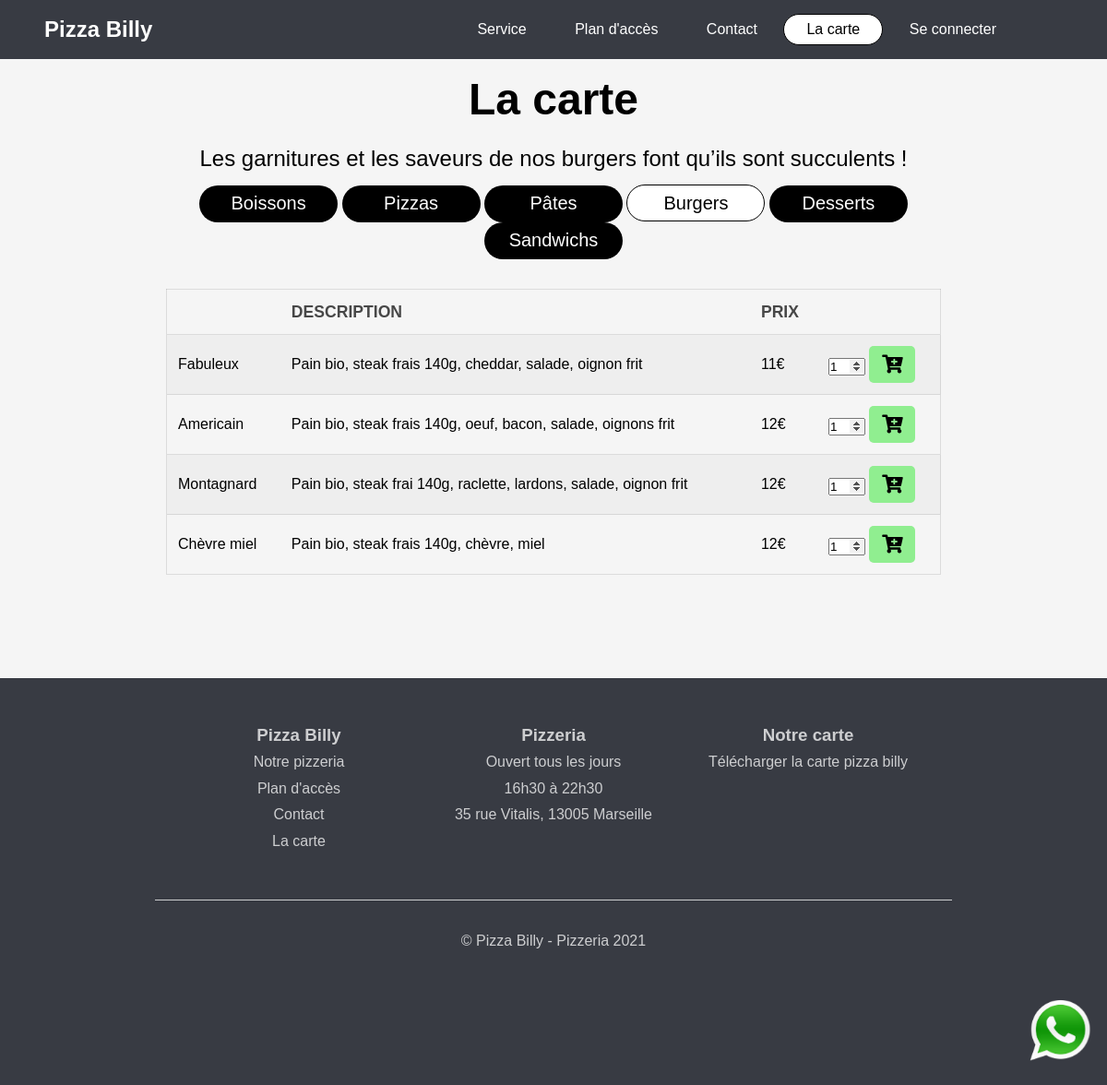
The page /carte.php?product-type-id=4 on the database its author committed.
### tables this page shows
CREATE TABLE `product_type` (
  `id` int(11) NOT NULL AUTO_INCREMENT,
  `type` varchar(128) DEFAULT NULL,
  `description` varchar(255) DEFAULT NULL,
  `image` varchar(255) DEFAULT NULL,
  PRIMARY KEY (`id`)
);

CREATE TABLE `product` (
  `id` int(11) NOT NULL AUTO_INCREMENT,
  `name` varchar(128) DEFAULT NULL,
  `description` varchar(255) DEFAULT NULL,
  `price` varchar(45) DEFAULT NULL,
  `image` varchar(255) DEFAULT NULL,
  `product_type_id` int(11) NOT NULL,
  PRIMARY KEY (`id`,`product_type_id`),
  KEY `fk_product_product_type_idx` (`product_type_id`),
  CONSTRAINT `fk_product_product_type` FOREIGN KEY (`product_type_id`) REFERENCES `product_type` (`id`) ON DELETE NO ACTION ON UPDATE NO ACTION
);

### src/model/product.php (called while the page is built, shortened)
<?php
function getProductTypes() : array
{
    global $connexion;
    $sql = 'SELECT * FROM product_type';
    $statement = $connexion->prepare($sql);
    $statement->execute();
    $statement->setFetchMode(PDO::FETCH_ASSOC);
    return $statement->fetchAll();
}
function getProducts(int $productId) : array
{
    global $connexion;
    $sql = 'SELECT * FROM product WHERE product_type_id = :id';
    $statement = $connexion->prepare($sql);
    $statement->bindParam(':id', $productId, PDO::PARAM_INT);
    $statement->execute();
    $statement->setFetchMode(PDO::FETCH_ASSOC);
    return $statement->fetchAll();
}
function getProductType(int $productTypeId, string $column = 'type') : string
{
    global $connexion;
    $sql = 'SELECT '. $column .' FROM product_type where id = :id';
    $statement = $connexion->prepare($sql);
    $statement->bindParam(':id', $productTypeId, PDO::PARAM_INT);
    $statement->execute();
    $result = $statement->fetch();
    return $result[$column];
}

### src/template/section/product.php (the view, shortened to what this page needs)
<section class="service wrapper background-grey">
    <div class="container">
        <h2>La carte</h2>
        <p><?= getProductType($_GET['product-type-id'], 'description'); ?></p>
        <p>
            <ul class="product-types-links">
                <?php
                        $productTypes = getProductTypes();
                        foreach($productTypes as $productType) {
                            $linkProductType = 'carte.php?product-type-id='. $productType['id']; ?>
                            <li><a class="black-button <?php if ($_GET['product-type-id'] === $productType['id']) echo 'active'; ?>" href="<?= $linkProductType ?>"><?= $productType['type'] ?></a></li>
                <?php   } ?>
            </ul>
        </p>
        <div class="table-wrapper">
            <table>
                <thead>
                    <tr>
                        <th></th>
                        <th>Description</th>
                        <th>Prix</th>
                        <th></th>
                    </tr>
                </thead>
                <tbody>
            <?php
                $products = getProducts($_GET['product-type-id']);
                if (!empty($products)) {
                    foreach($products as $product) {
                        ?>
                        <tr>
                            <td><?= $product['name']; ?></td>
                            <td><?= $product['description']; ?></td>
                            <td><?= $product['price']; ?>€</td>
                            <td>
                                <form action="src/action/add_cart.php?action=add" method="post">
                                    <input type="number" class="product-quantity" name="quantity" value="1" min="1">
                                    <button type="submit" class="green-button small-button"><i class="fas fa-cart-plus"></i></button>
                                </form>
                            </td>
                        </tr>
            <?php   }   ?>
        <?php   }  ?>
                </tbody>
        </table>
        </div>
    </div>
</section>

### assets/css/style.css (style rules this page uses)
html { font-family: "Raleway", Arial, Helvetica, sans-serif; line-height: 1.5rem; scroll-behavior: smooth; min-width: 320px; }
a { text-decoration: none; color: black; }
.green-button { text-decoration: none; color: black; display: inline-block; background-color:rgba(144,238,144); width: 200px; height: 40px; padding: 0.45rem; border-radius: 20px; transition-duration: 0.4s; text-align: center; font-size: 1.25rem; border: 0px; outline: none; cursor: pointer; }
.black-button { text-decoration: none; font-size: 1.25rem; color: white; display: inline-block; background-color: black; width: 150px; height: 40px; padding: 0.45rem; border-radius: 20px; transition-duration: 0.4s; text-align: center; border: none; cursor: pointer; outline: none; }
.small-button { width: 50px; border-radius: 5px; cursor: pointer; }
.background-grey { background-color: #f5f5f5; }
.header .topbar ul li .active, ul.product-types-links li a.active { background-color: white; color: black; border: 1px solid black; }
.wrapper .container { margin: 0 auto; width: 70%; text-align: center; padding: 5rem 0; }
.wrapper h2 { font-size: 3rem; line-height: 3.5rem; margin-bottom: 1.5rem; }
.wrapper p { font-size: 1.5rem; margin-bottom: 1rem; }
input[type="number"] { width: 40px; }
table { width: 100%; border-collapse: collapse; margin: 2rem 0; border: 1px solid rgba(144, 144, 144, 0.25); }
table th { color: #474747; font-size: 1.1rem; text-align: left; vertical-align: middle; text-transform: uppercase; padding: 0.75rem 0.75rem; }
table tbody tr { border: solid 1px rgba(144, 144, 144, 0.25); border-left: 0; border-right: 0; }
table tbody tr:nth-child(odd), table tfoot tr { background-color: rgba(144, 144, 144, 0.075); }
table tbody td { padding: 0.75rem 0.75rem; text-align: left; }
ul.product-types-links { list-style-type: none; }
ul.product-types-links li { display: inline-block; }

### rows shown on the page
product_type: description "Les garnitures et les saveurs de nos burgers font qu’ils sont succulents !", type "Burgers"
product_type: type "Boissons"
product_type: type "Pizzas"
product_type: type "Pâtes"
product_type: type "Desserts"
product_type: type "Sandwichs"
product: name "Fabuleux", description "Pain bio, steak frais 140g, cheddar, salade, oignon frit", price "11"
product: name "Americain", description "Pain bio, steak frais 140g, oeuf, bacon, salade, oignons frit", price "12"
product: name "Montagnard", description "Pain bio, steak frai 140g, raclette, lardons, salade, oignon frit", price "12"
product: name "Chèvre miel", description "Pain bio, steak frais 140g, chèvre, miel", price "12"

### other values the page prints
CONTACT_OPENING_HOURS['display_as'] "16h30"
CONTACT_CLOSING_HOURS['display_as'] "22h30"
CONTACT_ADDRESS "35 rue Vitalis, 13005 Marseille"
